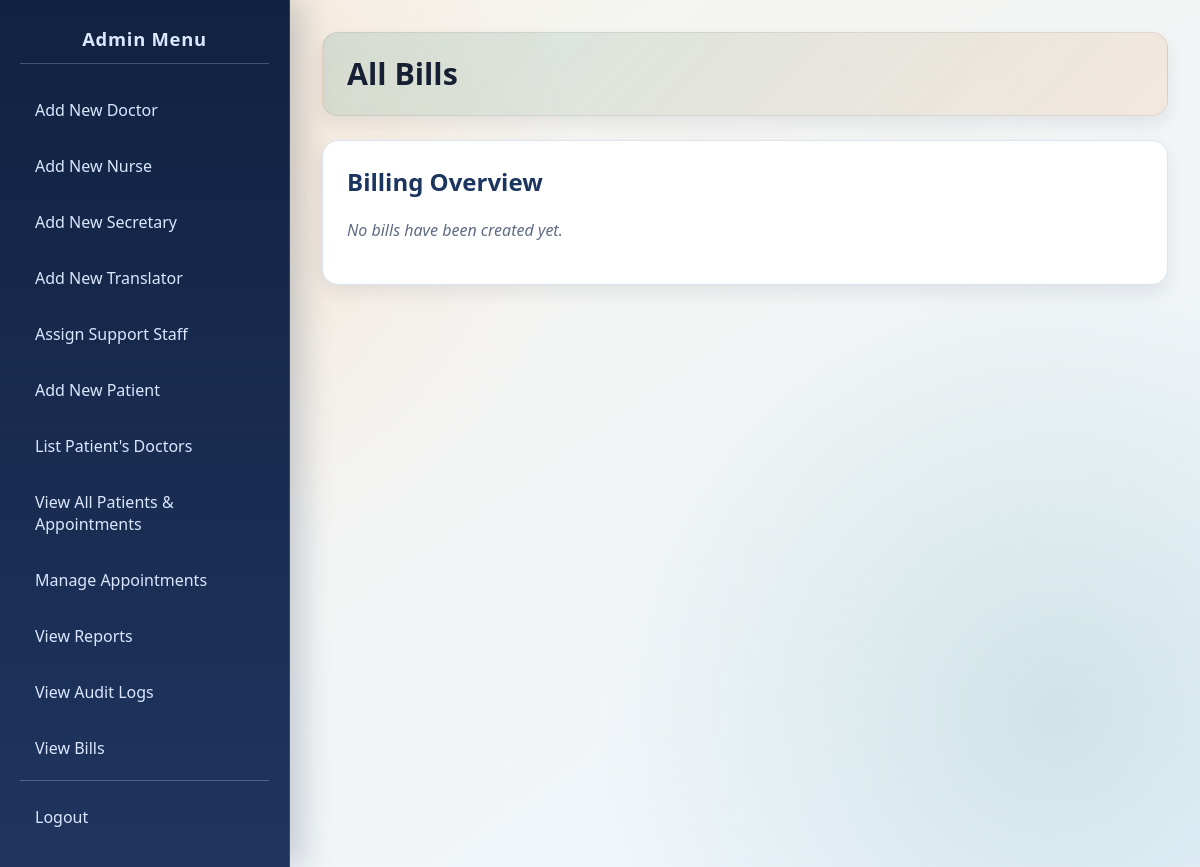
/admin/view_bills.php (signed in), run on an earlier commit of the app's database.
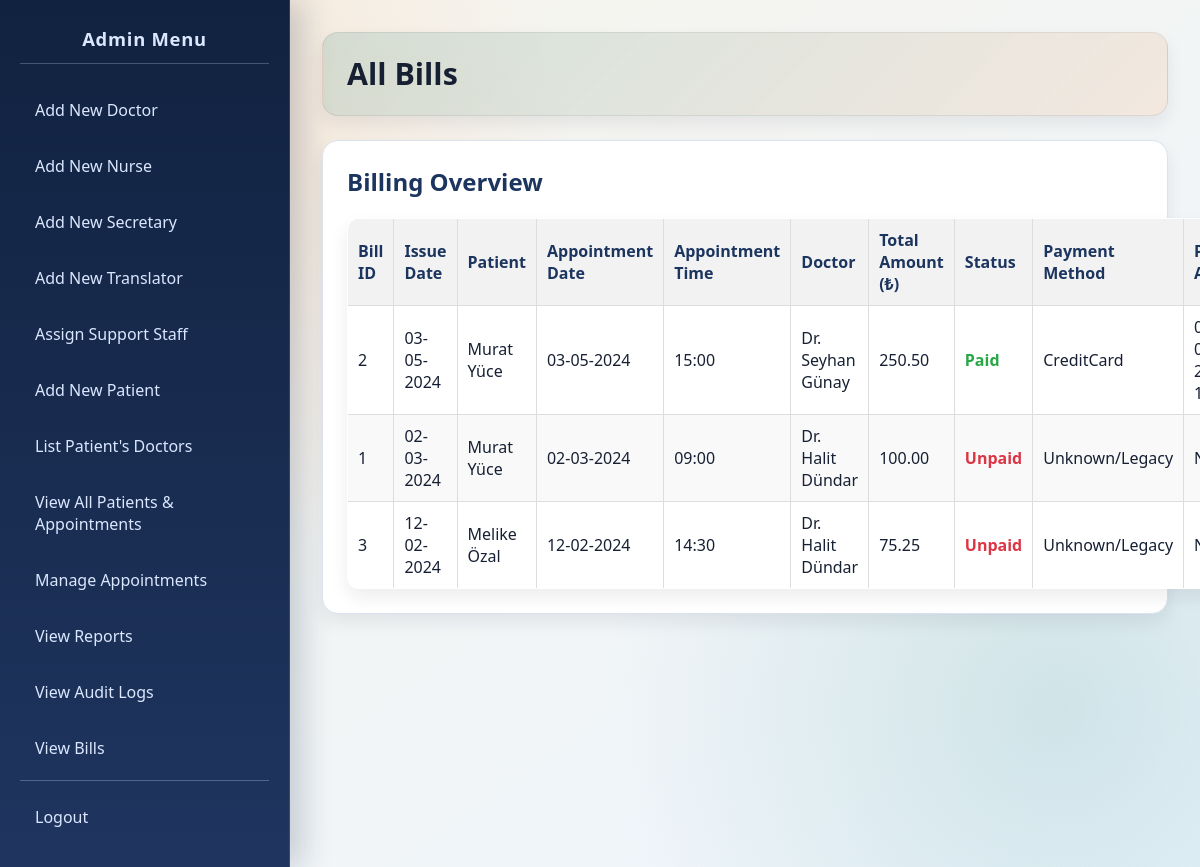
And on a later commit of the database.
### tables this page shows
CREATE TABLE `Bill` (
  `Bill_ID` int(11) NOT NULL,
  `Patient_ID` bigint(20) NOT NULL,
  `Appointment_ID` int(11) NOT NULL,
  `Total_Amount` decimal(10,2) NOT NULL,
  `Issue_Date` date NOT NULL,
  `Status` enum('Paid','Unpaid') NOT NULL DEFAULT 'Unpaid',
  `Payment_Method` enum('Cash','CreditCard','Bitcoin','Other') DEFAULT NULL,
  `Paid_At` datetime DEFAULT NULL,
  `Payment_Reference` varchar(255) DEFAULT NULL
);

CREATE TABLE `Patient` (
  `Patient_ID` bigint(20) NOT NULL,
  `Patient_First_Name` varchar(100) NOT NULL,
  `Patient_Last_Name` varchar(100) NOT NULL,
  `Patient_Gender` varchar(10) DEFAULT NULL,
  `Patient_DOB` date DEFAULT NULL,
  `Patient_Blood_Type` varchar(5) DEFAULT NULL,
  `Patient_Phone` varchar(20) DEFAULT NULL,
  `Patient_Address` text DEFAULT NULL,
  `Patient_Password` varchar(255) NOT NULL
);

CREATE TABLE `Appointment` (
  `Appointment_ID` int(11) NOT NULL,
  `Patient_ID` bigint(20) NOT NULL,
  `Doctor_ID` int(11) NOT NULL,
  `Nurse_ID` int(11) DEFAULT NULL,
  `Appointment_Date` date NOT NULL,
  `Appointment_Time` time NOT NULL,
  `Follow_Up_Appointment_ID` int(11) DEFAULT NULL,
  `Status` varchar(50) DEFAULT 'Scheduled'
);

CREATE TABLE `Doctor` (
  `Doctor_ID` int(11) NOT NULL,
  `Doctor_First_Name` varchar(100) NOT NULL,
  `Doctor_Last_Name` varchar(100) NOT NULL,
  `Doctor_Gender` varchar(10) DEFAULT NULL,
  `Doctor_Email` varchar(255) NOT NULL,
  `Doctor_Phone` varchar(20) DEFAULT NULL,
  `Clinic_ID` int(11) DEFAULT NULL,
  `Doctor_Password` varchar(255) NOT NULL,
  `Admin_ID` int(11) DEFAULT NULL
);

### admin/view_bills.php (the view, shortened to what this page needs)
<?php
require_once '../includes/db_connect.php';
$bills = [];
$fetch_error = null;
$sql = "SELECT
            b.`Bill_ID`,
            b.`Total_Amount`,
            b.`Issue_Date`,
            b.`Status` AS `Bill_Status`,
            b.`Payment_Method`,
            b.`Paid_At`,
            b.`Payment_Reference`,
            p.`Patient_First_Name`,
            p.`Patient_Last_Name`,
            a.`Appointment_Date`,
            a.`Appointment_Time`,
            d.`Doctor_First_Name`,
            d.`Doctor_Last_Name`
        FROM `Bill` b
        JOIN `Appointment` a ON b.`Appointment_ID` = a.`Appointment_ID`
        JOIN `Patient` p ON a.`Patient_ID` = p.`Patient_ID`
        JOIN `Doctor` d ON a.`Doctor_ID` = d.`Doctor_ID`
        ORDER BY b.`Issue_Date` DESC, b.`Bill_ID` DESC";
$stmt = $conn->prepare($sql);
if ($stmt) {
    $stmt->execute();
    $result = $stmt->get_result();
    while ($row = $result->fetch_assoc()) {
        $bills[] = $row;
    }
} else {
    $fetch_error = "Error fetching bills: " . $conn->error;
}
?>
<!DOCTYPE html>
<html lang="en">
<head>
    <link rel="stylesheet" href="../css/style.css">
</head>
<body>
    <div class="sidebar">
        <h2>Admin Menu</h2>
        <ul>
            <li><a href="add_doctor.php">Add New Doctor</a></li>
            <li><a href="add_nurse.php">Add New Nurse</a></li>
            <li><a href="add_secretary.php">Add New Secretary</a></li>
            <li><a href="add_translator.php">Add New Translator</a></li>
            <li><a href="manage_support_staff.php">Assign Support Staff</a></li>
            <li><a href="add_patient.php">Add New Patient</a></li>
            <li><a href="find_patient_doctors.php">List Patient's Doctors</a></li>
            <li><a href="view_all_patients_appointments.php">View All Patients & Appointments</a></li>
            <li><a href="manage_appointments.php">Manage Appointments</a></li>
            <li><a href="reports.php">View Reports</a></li>
            <li><a href="audit_logs.php">View Audit Logs</a></li>
            <li><a href="view_bills.php">View Bills</a></li>
        </ul>
        <div class="logout-link">
            <a href="../logout.php">Logout</a>
        </div>
    </div>
    <div class="main-content">
        <div class="header">
            <h1>All Bills</h1>
        </div>
        <div class="content-section">
            <h2>Billing Overview</h2>
            <?php if ($fetch_error): ?>
                <p style="color: red;"><?php echo htmlspecialchars($fetch_error); ?></p>
            <?php elseif (empty($bills)): ?>
                <p class="no-bills">No bills have been created yet.</p>
            <?php else: ?>
                <table class="bills-table">
                    <thead>
                        <tr>
                            <th>Bill ID</th>
                            <th>Issue Date</th>
                            <th>Patient</th>
                            <th>Appointment Date</th>
                            <th>Appointment Time</th>
                            <th>Doctor</th>
                            <th>Total Amount (₺)</th>
                            <th>Status</th>
                            <th>Payment Method</th>
                            <th>Paid At</th>
                        </tr>
                    </thead>
                    <tbody>
                        <?php foreach ($bills as $bill): ?>
                            <?php
                                $status = $bill['Bill_Status'] ?? 'Unpaid';
                                $status_class = 'status-' . strtolower($status);
                            ?>
                            <tr>
                                <td><?php echo htmlspecialchars($bill['Bill_ID']); ?></td>
                                <td><?php echo htmlspecialchars(date("d-m-Y", strtotime($bill['Issue_Date']))); ?></td>
                                <td><?php echo htmlspecialchars($bill['Patient_First_Name'] . ' ' . $bill['Patient_Last_Name']); ?></td>
                                <td><?php echo htmlspecialchars(date("d-m-Y", strtotime($bill['Appointment_Date']))); ?></td>
                                <td><?php echo $bill['Appointment_Time'] ? htmlspecialchars(date("H:i", strtotime($bill['Appointment_Time']))) : 'N/A'; ?></td>
                                <td>Dr. <?php echo htmlspecialchars($bill['Doctor_First_Name'] . ' ' . $bill['Doctor_Last_Name']); ?></td>
                                <td><?php echo htmlspecialchars(number_format((float)$bill['Total_Amount'], 2)); ?></td>
                                <td><span class="<?php echo $status_class; ?>"><?php echo htmlspecialchars($status); ?></span></td>
                                <td><?php echo htmlspecialchars($bill['Payment_Method'] ?? 'Unknown/Legacy'); ?></td>
                                <td><?php echo !empty($bill['Paid_At']) ? htmlspecialchars(date("d-m-Y H:i", strtotime($bill['Paid_At']))) : 'N/A'; ?></td>
                            </tr>
                        <?php endforeach; ?>
                    </tbody>
                </table>
            <?php endif; ?>
        </div>
    </div>
</body>
</html>

### css/style.css (style rules this page uses)
:root { --bg-start: #f7f4eb; --bg-end: #eef6ff; --panel: #ffffff; --ink: #172033; --muted: #5f6b83; --line: #dbe2ef; --accent: #0f766e; --accent-2: #f97316; --nav-start: #112240; --nav-end: #1f355f; --radius: 16px; --shadow-lg: 0 20px 40px rgba(17, 34, 64, 0.15); --shadow-sm: 0 8px 18px rgba(20, 30, 48, 0.08); }
* { box-sizing: border-box; }
body { font-family: "Trebuchet MS", "Segoe UI", sans-serif; margin: 0; min-height: 100vh; color: var(--ink); background: radial-gradient(circle at 12% 18%, rgba(249, 115, 22, 0.12), transparent 34%), radial-gradient(circle at 88% 82%, rgba(15, 118, 110, 0.14), transparent 36%), linear-gradient(145deg, var(--bg-start), var(--bg-end)); display: flex; }
.sidebar { width: 290px; color: #dbe7ff; padding: 26px 20px; display: flex; flex-direction: column; background: linear-gradient(180deg, var(--nav-start), var(--nav-end)); border-right: 1px solid rgba(255, 255, 255, 0.12); box-shadow: 12px 0 30px rgba(17, 34, 64, 0.2); }
.sidebar h2 { margin: 0 0 22px; text-align: center; font-size: 1.15rem; letter-spacing: 0.04em; padding-bottom: 12px; border-bottom: 1px solid rgba(219, 231, 255, 0.25); }
.sidebar ul { list-style: none; margin: 0; padding: 0; flex-grow: 1; }
.sidebar li { margin-bottom: 8px; }
.sidebar a { text-decoration: none; color: #dbe7ff; display: block; padding: 12px 14px; border-radius: 10px; border: 1px solid transparent; transition: transform 0.2s ease, background-color 0.2s ease, border-color 0.2s ease; }
.sidebar .logout-link { margin-top: auto; padding-top: 12px; border-top: 1px solid rgba(219, 231, 255, 0.28); }
.main-content { flex: 1; padding: 32px; overflow-y: auto; }
.main-content .header { padding: 22px 24px; margin-bottom: 24px; border-radius: var(--radius); background: linear-gradient(135deg, rgba(15, 118, 110, 0.14), rgba(249, 115, 22, 0.1)); border: 1px solid rgba(23, 32, 51, 0.08); box-shadow: var(--shadow-sm); }
.main-content .header h1 { margin: 0; font-size: 1.9rem; line-height: 1.25; }
.content-section { background: var(--panel); padding: 24px; border-radius: var(--radius); border: 1px solid var(--line); box-shadow: var(--shadow-sm); margin-bottom: 22px; }
.content-section h2 { margin-top: 0; color: #1c355f; }
a { color: var(--accent); }
table { width: 100%; border-collapse: collapse; background: #fff; border: 1px solid var(--line); border-radius: 12px; overflow: hidden; box-shadow: var(--shadow-sm); }
th, td { padding: 12px; border-bottom: 1px solid #edf1f7; text-align: left; vertical-align: top; }
th { background: #f3f7fd; color: #1c355f; font-weight: 700; }
.content-section p { color: var(--muted); line-height: 1.6; }

### admin/view_bills.php (style rules this page uses)
.bills-table { width: 100%; border-collapse: collapse; margin-top: 20px; }
.bills-table th, .bills-table td { border: 1px solid #ddd; padding: 10px; text-align: left; vertical-align: middle; }
.bills-table th { background-color: #f2f2f2; font-weight: bold; }
.bills-table tr:nth-child(even) { background-color: #f9f9f9; }
.status-paid { color: #28a745; font-weight: bold; }
.status-unpaid { color: #dc3545; font-weight: bold; }
.no-bills { color: #6c757d; font-style: italic; }

What changed in the data, as far as the page shows it:
added bill: Bill_ID "2", Issue_Date "03-05-2024", Patient_ID.Patient_Last_Name "Murat Yüce", Appointment_ID.Appointment_Date "03-05-2024", Appointment_ID.Appointment_Time "15:00", doctor.Doctor_First_Name+Doctor_Last_Name "Seyhan Günay", Total_Amount "250.50", Status "Paid", Payment_Method "CreditCard"
added bill: Bill_ID "1", Issue_Date "02-03-2024", Patient_ID.Patient_Last_Name "Murat Yüce", Appointment_ID.Appointment_Date "02-03-2024", Appointment_ID.Appointment_Time "09:00", doctor.Doctor_First_Name+Doctor_Last_Name "Halit Dündar", Total_Amount "100.00", Status "Unpaid", Payment_Method "Unknown/Legacy"
added bill: Bill_ID "3", Issue_Date "12-02-2024", Patient_ID.Patient_Last_Name "Melike Özal", Appointment_ID.Appointment_Date "12-02-2024", Appointment_ID.Appointment_Time "14:30", doctor.Doctor_First_Name+Doctor_Last_Name "Halit Dündar", Total_Amount "75.25", Status "Unpaid", Payment_Method "Unknown/Legacy"
Also different on the page:
text no longer shown: "No bills have been created yet."
text now shown: "Bill ID Issue Date Patient Appointment Date Appointment Time Doctor Total Amount (₺) Status Payment Method"
